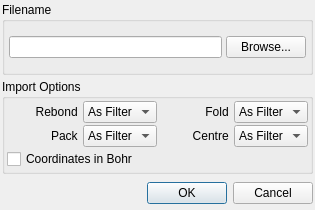
<ui version="4.0" >
 <class>LoadModelDialog</class>
 <widget class="QDialog" name="LoadModelDialog" >
  <property name="geometry" >
   <rect>
    <x>0</x>
    <y>0</y>
    <width>315</width>
    <height>210</height>
   </rect>
  </property>
  <property name="windowTitle" >
   <string>Load Model</string>
  </property>
  <property name="windowIcon" >
   <iconset resource="icons.qrc" >:/program/icons/aten.png</iconset>
  </property>
  <layout class="QVBoxLayout" >
   <property name="margin" >
    <number>2</number>
   </property>
   <property name="spacing" >
    <number>4</number>
   </property>
   <item>
    <widget class="QGroupBox" name="FilenameGroupx" >
     <property name="title" >
      <string>Filename</string>
     </property>
     <layout class="QHBoxLayout" >
      <property name="margin" >
       <number>2</number>
      </property>
      <property name="spacing" >
       <number>4</number>
      </property>
      <item>
       <layout class="QHBoxLayout" >
        <property name="margin" >
         <number>2</number>
        </property>
        <property name="spacing" >
         <number>4</number>
        </property>
        <item>
         <widget class="QLineEdit" name="LoadModelEdit" >
          <property name="text" >
           <string/>
          </property>
         </widget>
        </item>
        <item>
         <widget class="QPushButton" name="LoadModelBrowseButton" >
          <property name="text" >
           <string>Browse...</string>
          </property>
         </widget>
        </item>
       </layout>
      </item>
     </layout>
    </widget>
   </item>
   <item>
    <widget class="QGroupBox" name="LoadModelOptionGroup" >
     <property name="title" >
      <string>Import Options</string>
     </property>
     <layout class="QHBoxLayout" >
      <property name="margin" >
       <number>2</number>
      </property>
      <property name="spacing" >
       <number>4</number>
      </property>
      <item>
       <layout class="QGridLayout" >
        <property name="margin" >
         <number>0</number>
        </property>
        <property name="spacing" >
         <number>2</number>
        </property>
        <item row="0" column="1" >
         <widget class="QComboBox" name="LoadModelRebondCombo" >
          <item>
           <property name="text" >
            <string>As Filter</string>
           </property>
          </item>
          <item>
           <property name="text" >
            <string>Prevent</string>
           </property>
          </item>
          <item>
           <property name="text" >
            <string>Force</string>
           </property>
          </item>
         </widget>
        </item>
        <item row="0" column="2" >
         <widget class="QLabel" name="FoldLabel" >
          <property name="text" >
           <string>Fold </string>
          </property>
          <property name="alignment" >
           <set>Qt::AlignRight|Qt::AlignTrailing|Qt::AlignVCenter</set>
          </property>
         </widget>
        </item>
        <item row="0" column="0" >
         <widget class="QLabel" name="RebondLabel" >
          <property name="text" >
           <string>Rebond </string>
          </property>
          <property name="alignment" >
           <set>Qt::AlignRight|Qt::AlignTrailing|Qt::AlignVCenter</set>
          </property>
         </widget>
        </item>
        <item row="0" column="3" >
         <widget class="QComboBox" name="LoadModelFoldCombo" >
          <item>
           <property name="text" >
            <string>As Filter</string>
           </property>
          </item>
          <item>
           <property name="text" >
            <string>Prevent</string>
           </property>
          </item>
          <item>
           <property name="text" >
            <string>Force</string>
           </property>
          </item>
         </widget>
        </item>
        <item row="1" column="2" >
         <widget class="QLabel" name="CentreLabel" >
          <property name="text" >
           <string>Centre </string>
          </property>
          <property name="alignment" >
           <set>Qt::AlignRight|Qt::AlignTrailing|Qt::AlignVCenter</set>
          </property>
         </widget>
        </item>
        <item row="1" column="3" >
         <widget class="QComboBox" name="LoadModelCentreCombo" >
          <item>
           <property name="text" >
            <string>As Filter</string>
           </property>
          </item>
          <item>
           <property name="text" >
            <string>Prevent</string>
           </property>
          </item>
          <item>
           <property name="text" >
            <string>Force</string>
           </property>
          </item>
         </widget>
        </item>
        <item row="1" column="0" >
         <widget class="QLabel" name="PackLabel" >
          <property name="text" >
           <string>Pack </string>
          </property>
          <property name="alignment" >
           <set>Qt::AlignRight|Qt::AlignTrailing|Qt::AlignVCenter</set>
          </property>
         </widget>
        </item>
        <item row="1" column="1" >
         <widget class="QComboBox" name="LoadModelPackCombo" >
          <item>
           <property name="text" >
            <string>As Filter</string>
           </property>
          </item>
          <item>
           <property name="text" >
            <string>Prevent</string>
           </property>
          </item>
          <item>
           <property name="text" >
            <string>Force</string>
           </property>
          </item>
         </widget>
        </item>
        <item row="2" column="0" colspan="3" >
         <widget class="QCheckBox" name="LoadModelBohrCheck" >
          <property name="text" >
           <string>Coordinates in Bohr</string>
          </property>
         </widget>
        </item>
       </layout>
      </item>
     </layout>
    </widget>
   </item>
   <item>
    <widget class="QDialogButtonBox" name="LoadModelButtonGroup" >
     <property name="maximumSize" >
      <size>
       <width>16777215</width>
       <height>30</height>
      </size>
     </property>
     <property name="orientation" >
      <enum>Qt::Horizontal</enum>
     </property>
     <property name="standardButtons" >
      <set>QDialogButtonBox::Cancel|QDialogButtonBox::NoButton|QDialogButtonBox::Ok</set>
     </property>
    </widget>
   </item>
  </layout>
 </widget>
 <resources>
  <include location="icons.qrc" />
 </resources>
 <connections>
  <connection>
   <sender>LoadModelButtonGroup</sender>
   <signal>accepted()</signal>
   <receiver>LoadModelDialog</receiver>
   <slot>accept()</slot>
   <hints>
    <hint type="sourcelabel" >
     <x>248</x>
     <y>254</y>
    </hint>
    <hint type="destinationlabel" >
     <x>157</x>
     <y>274</y>
    </hint>
   </hints>
  </connection>
  <connection>
   <sender>LoadModelButtonGroup</sender>
   <signal>rejected()</signal>
   <receiver>LoadModelDialog</receiver>
   <slot>reject()</slot>
   <hints>
    <hint type="sourcelabel" >
     <x>316</x>
     <y>260</y>
    </hint>
    <hint type="destinationlabel" >
     <x>286</x>
     <y>274</y>
    </hint>
   </hints>
  </connection>
 </connections>
</ui>
